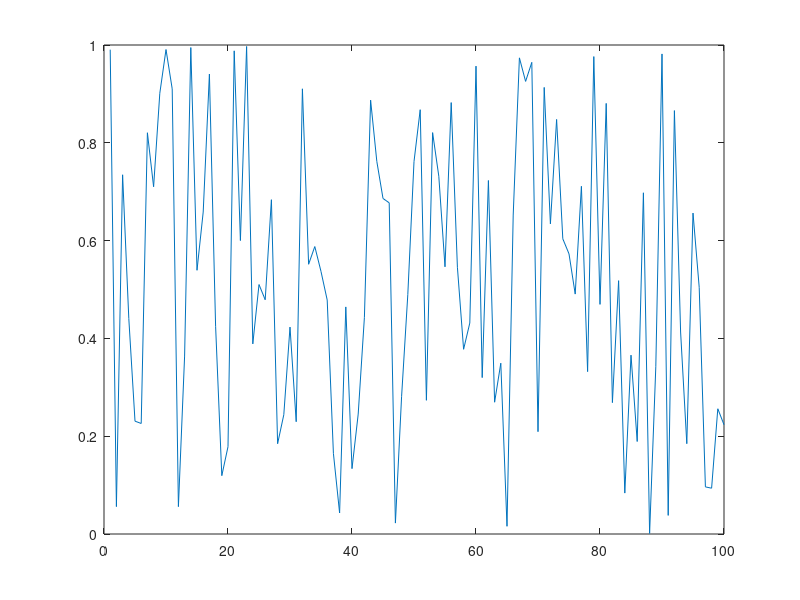

Reproduce this figure in MATLAB.
% Generate 100 Random Values Between 0 and 1, Place Them In a Matrix
Y = rand([1,100]);

% Generate Numbers 1-100, Place them In a Matrix
X = [1:100];

% Plot X vs. Y, with Y on y-axis
plot(X,Y)
